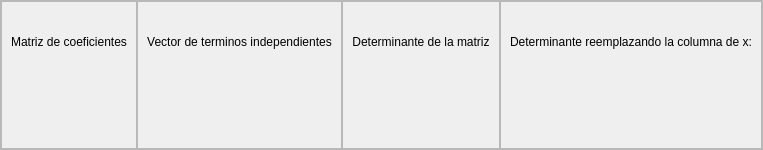
                         <widget class="QFrame" name="frame_160">
                          <property name="minimumSize">
                           <size>
                            <width>0</width>
                            <height>150</height>
                           </size>
                          </property>
                          <property name="frameShape">
                           <enum>QFrame::StyledPanel</enum>
                          </property>
                          <property name="frameShadow">
                           <enum>QFrame::Raised</enum>
                          </property>
                          <layout class="QHBoxLayout" name="horizontalLayout_111">
                           <property name="spacing">
                            <number>0</number>
                           </property>
                           <property name="leftMargin">
                            <number>0</number>
                           </property>
                           <property name="topMargin">
                            <number>0</number>
                           </property>
                           <property name="rightMargin">
                            <number>0</number>
                           </property>
                           <property name="bottomMargin">
                            <number>0</number>
                           </property>
                           <item>
                            <widget class="QFrame" name="frame_161">
                             <property name="frameShape">
                              <enum>QFrame::StyledPanel</enum>
                             </property>
                             <property name="frameShadow">
                              <enum>QFrame::Raised</enum>
                             </property>
                             <layout class="QVBoxLayout" name="verticalLayout_59">
                              <item>
                               <widget class="QLabel" name="label_80">
                                <property name="styleSheet">
                                 <string notr="true">font: 75 9pt &quot;Open Sans Semibold&quot;</string>
                                </property>
                                <property name="text">
                                 <string>Matriz de coeficientes</string>
                                </property>
                                <property name="alignment">
                                 <set>Qt::AlignCenter</set>
                                </property>
                               </widget>
                              </item>
                              <item>
                               <widget class="QLabel" name="lbl_m1_6">
                                <property name="styleSheet">
                                 <string notr="true">font: 75 10pt &quot;Open Sans Semibold&quot;</string>
                                </property>
                                <property name="text">
                                 <string/>
                                </property>
                                <property name="alignment">
                                 <set>Qt::AlignCenter</set>
                                </property>
                               </widget>
                              </item>
                             </layout>
                            </widget>
                           </item>
                           <item>
                            <widget class="QFrame" name="frame_162">
                             <property name="frameShape">
                              <enum>QFrame::StyledPanel</enum>
                             </property>
                             <property name="frameShadow">
                              <enum>QFrame::Raised</enum>
                             </property>
                             <layout class="QVBoxLayout" name="verticalLayout_68">
                              <item>
                               <widget class="QLabel" name="label_83">
                                <property name="styleSheet">
                                 <string notr="true">font: 75 9pt &quot;Open Sans Semibold&quot;</string>
                                </property>
                                <property name="text">
                                 <string>Vector de terminos independientes</string>
                                </property>
                                <property name="alignment">
                                 <set>Qt::AlignCenter</set>
                                </property>
                               </widget>
                              </item>
                              <item>
                               <widget class="QLabel" name="lbl_mas_4">
                                <property name="styleSheet">
                                 <string notr="true">font: 75 10pt &quot;Open Sans Semibold&quot;</string>
                                </property>
                                <property name="text">
                                 <string/>
                                </property>
                                <property name="alignment">
                                 <set>Qt::AlignCenter</set>
                                </property>
                               </widget>
                              </item>
                             </layout>
                            </widget>
                           </item>
                           <item>
                            <widget class="QFrame" name="frame_163">
                             <property name="frameShape">
                              <enum>QFrame::StyledPanel</enum>
                             </property>
                             <property name="frameShadow">
                              <enum>QFrame::Raised</enum>
                             </property>
                             <layout class="QVBoxLayout" name="verticalLayout_69">
                              <item>
                               <widget class="QLabel" name="label_84">
                                <property name="styleSheet">
                                 <string notr="true">font: 75 9pt &quot;Open Sans Semibold&quot;</string>
                                </property>
                                <property name="text">
                                 <string>Determinante de la matriz</string>
                                </property>
                                <property name="alignment">
                                 <set>Qt::AlignCenter</set>
                                </property>
                               </widget>
                              </item>
                              <item>
                               <widget class="QLabel" name="lbl_m2_6">
                                <property name="styleSheet">
                                 <string notr="true">font: 75 10pt &quot;Open Sans Semibold&quot;</string>
                                </property>
                                <property name="text">
                                 <string/>
                                </property>
                                <property name="alignment">
                                 <set>Qt::AlignCenter</set>
                                </property>
                               </widget>
                              </item>
                             </layout>
                            </widget>
                           </item>
                           <item>
                            <widget class="QFrame" name="frame_164">
                             <property name="frameShape">
                              <enum>QFrame::StyledPanel</enum>
                             </property>
                             <property name="frameShadow">
                              <enum>QFrame::Raised</enum>
                             </property>
                             <layout class="QVBoxLayout" name="verticalLayout_70">
                              <item>
                               <widget class="QLabel" name="label_85">
                                <property name="styleSheet">
                                 <string notr="true">font: 75 9pt &quot;Open Sans Semibold&quot;</string>
                                </property>
                                <property name="text">
                                 <string>Determinante reemplazando la columna de x:</string>
                                </property>
                                <property name="alignment">
                                 <set>Qt::AlignCenter</set>
                                </property>
                               </widget>
                              </item>
                              <item>
                               <widget class="QLabel" name="lbl_igual_6">
                                <property name="styleSheet">
                                 <string notr="true">font: 75 10pt &quot;Open Sans Semibold&quot;</string>
                                </property>
                                <property name="text">
                                 <string/>
                                </property>
                                <property name="alignment">
                                 <set>Qt::AlignCenter</set>
                                </property>
                               </widget>
                              </item>
                             </layout>
                            </widget>
                           </item>
                          </layout>
                         </widget>
